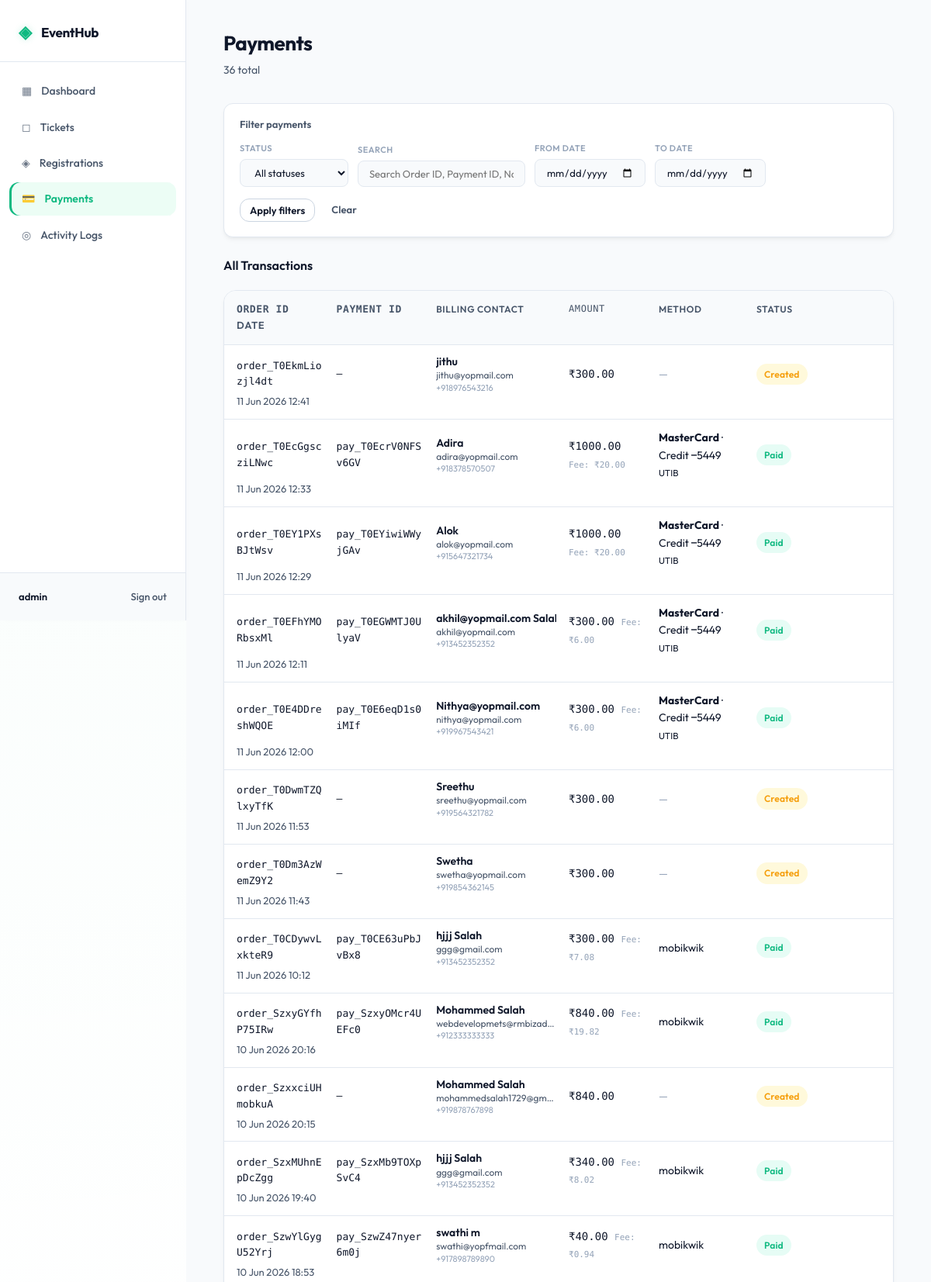
The app's page /payment/panel/payments/ (signed in, upper part) with its own data.
### apps/payments/models.py (models this page shows, shortened)
class Transaction(models.Model):
    STATUS_CHOICES = [
        ('created',  'Created'),
        ('paid',     'Paid'),
        ('failed',   'Failed'),
        ('refunded', 'Refunded'),
    ]
    METHOD_CHOICES = [
        ('card',        'Card'),
        ('netbanking',  'Net Banking'),
        ('wallet',      'Wallet'),
        ('upi',         'UPI'),
        ('emi',         'EMI'),
    ]
    registration        = models.OneToOneField(
        'registrations.Registration',
        on_delete=models.CASCADE,
        related_name='transaction'
    )
    razorpay_order_id   = models.CharField(max_length=100, unique=True)
    razorpay_payment_id = models.CharField(max_length=100, blank=True)
    razorpay_signature  = models.CharField(max_length=500, blank=True)
    amount              = models.DecimalField(max_digits=10, decimal_places=2)
    currency            = models.CharField(max_length=10, default='INR')
    status              = models.CharField(max_length=20, choices=STATUS_CHOICES, default='created')
    created_at          = models.DateTimeField(auto_now_add=True)
    verified_at         = models.DateTimeField(null=True, blank=True)
    payment_method  = models.CharField(
        max_length=20, choices=METHOD_CHOICES, blank=True,
        help_text='Payment method used: card, netbanking, wallet, upi, emi'
    )
    card_network    = models.CharField(max_length=50, blank=True,
                                       help_text='e.g. Visa, MasterCard, RuPay, Amex')
    card_issuer     = models.CharField(max_length=100, blank=True,
                                       help_text='Issuing bank, e.g. HDFC, ICICI')
    card_last4      = models.CharField(max_length=4, blank=True,
                                       help_text='Last 4 digits of the card')
    card_type       = models.CharField(max_length=20, blank=True,
                                       help_text='credit or debit')
    card_name       = models.CharField(max_length=200, blank=True,
                                       help_text='Cardholder name as on card')
    bank            = models.CharField(max_length=50, blank=True,
                                       help_text='Bank code, e.g. HDFC, SBIN')
    wallet          = models.CharField(max_length=50, blank=True,
                                       help_text='Wallet name, e.g. Paytm, PhonePe')
    vpa             = models.CharField(max_length=100, blank=True,
                                       help_text='UPI VPA / address')
    razorpay_fee    = models.DecimalField(max_digits=10, decimal_places=2,
                                          null=True, blank=True,
                                          help_text='Razorpay processing fee (₹)')
    razorpay_tax    = models.DecimalField(max_digits=10, decimal_places=2,
                                          null=True, blank=True,
                                          help_text='GST on Razorpay fee (₹)')
    error_code          = models.CharField(max_length=100, blank=True)
    error_description   = models.CharField(max_length=500, blank=True)
    class Meta:
        indexes = [models.Index(fields=['razorpay_order_id'])]

### apps/registrations/models.py (models this page shows, shortened)
class Registration(models.Model):
    STATUS_CHOICES = [
        ('pending',    'Pending'),
        ('processing', 'Processing'),
        ('completed',  'Completed'),
        ('failed',     'Failed'),
        ('cancelled',  'Cancelled'),
    ]
    user = models.ForeignKey(
        settings.AUTH_USER_MODEL,
        on_delete=models.SET_NULL,
        null=True, blank=True,
        related_name='registrations'
    )
    contact_name  = models.CharField(max_length=200)
    contact_email = models.EmailField()
    contact_phone = models.CharField(max_length=20)
    status     = models.CharField(max_length=20, choices=STATUS_CHOICES, default='pending')
    created_at = models.DateTimeField(auto_now_add=True)
    updated_at = models.DateTimeField(auto_now=True)
    class Meta:
        ordering = ['-created_at']
        indexes  = [
            models.Index(fields=['contact_email']),
            models.Index(fields=['status']),
            models.Index(fields=['created_at']),
        ]

### apps/payments/views.py (the view)
# urls.py: path('panel/payments/', views.payment_list, name='payment_list'),
@login_required
def payment_list(request):
    if not request.user.is_staff:
        return redirect('admin_login')
    from .selectors import get_transactions_selector
    from .filters import TransactionFilter
    qs = get_transactions_selector()
    f = TransactionFilter(request.GET, queryset=qs)
    transactions = f.qs
    return render(request, 'payments/list.html', {
        'filter':       f,
        'transactions': transactions,
    })

### apps/payments/selectors.py (called while the page is built)
def get_transactions_selector():
    return Transaction.objects.select_related(
        'registration'
    ).order_by('-created_at')

### templates/payments/list.html (shortened to what this page needs)
{% extends "admin_base.html" %}
{% block admin_content %}
<div class="page-header">
  <div>
    <h1>Payments</h1>
    <span class="page-subtitle">{{ transactions|length }} total</span>
  </div>
</div>
<div class="filter-bar">
  <p class="filter-bar-title">Filter payments</p>
  <form method="get" class="filter-form">
    <div class="filter-field">
      <label for="{{ filter.form.status.id_for_label }}">Status</label>
      {{ filter.form.status }}
    </div>
    <div class="filter-field">
      <label for="{{ filter.form.search.id_for_label }}">Search</label>
      {{ filter.form.search }}
    </div>
    <div class="filter-field">
      <label for="{{ filter.form.date_from.id_for_label }}">From date</label>
      {{ filter.form.date_from }}
    </div>
    <div class="filter-field">
      <label for="{{ filter.form.date_to.id_for_label }}">To date</label>
      {{ filter.form.date_to }}
    </div>
    <div class="filter-actions">
      <button type="submit" class="btn btn-sm btn-secondary">Apply filters</button>
      <a href="{% url 'payment_list' %}" class="btn btn-sm btn-ghost">Clear</a>
    </div>
  </form>
</div>
<div class="section-block">
  <h2 class="section-title">All Transactions</h2>
  {% if transactions %}
    <div class="table-wrap">
      <div class="pay-list">
        <div class="pay-list-header pay-list-row">
          <div class="pay-col-order">Order ID</div>
          <div class="pay-col-payment">Payment ID</div>
          <div class="pay-col-registrant">Billing Contact</div>
          <div class="pay-col-amount">Amount</div>
          <div class="pay-col-method">Method</div>
          <div class="pay-col-status">Status</div>
          <div class="pay-col-date">Date</div>
        </div>
        {% for txn in transactions %}
        <div class="pay-item">
          <div class="pay-list-row">
            <div class="pay-col-order" title="{{ txn.razorpay_order_id }}">
              {{ txn.razorpay_order_id }}
            </div>
            <div class="pay-col-payment" title="{{ txn.razorpay_payment_id|default:'—' }}">
              {{ txn.razorpay_payment_id|default:'—' }}
            </div>
            <div class="pay-col-registrant">
              <div class="contact-cell contact-cell--compact">
                <span class="contact-name">
                  {% if txn.registration %}
                    {{ txn.registration.contact_name }}
                  {% else %}
                    —
                  {% endif %}
                </span>
                {% if txn.registration %}
                  <span class="contact-detail">{{ txn.registration.contact_email }}</span>
                  <span class="contact-detail" style="font-size: 11px; color: var(--text3);">{{ txn.registration.contact_phone }}</span>
                {% endif %}
              </div>
            </div>
            <div class="pay-col-amount">
              ₹{{ txn.amount }}
              {% if txn.razorpay_fee %}
                <span class="contact-detail" style="font-size: 11px; color: var(--text3);">Fee: ₹{{ txn.razorpay_fee }}</span>
              {% endif %}
            </div>
            <div class="pay-col-method">
              {% if txn.payment_method %}
                <span class="method-badge method-{{ txn.payment_method }}">
                  {% if txn.payment_method == 'card' %}
                    {% if txn.card_network %}<strong>{{ txn.card_network }}</strong>{% endif %}
                    {% if txn.card_type %} · {{ txn.card_type|title }}{% endif %}
                    {% if txn.card_last4 %} ····{{ txn.card_last4 }}{% endif %}
                    {% if txn.card_issuer %}<br><small>{{ txn.card_issuer }}</small>{% endif %}
                  {% elif txn.payment_method == 'upi' %}
                    UPI{% if txn.vpa %}<br><small>{{ txn.vpa }}</small>{% endif %}
                  {% elif txn.payment_method == 'netbanking' %}
                    Net Banking{% if txn.bank %}<br><small>{{ txn.bank }}</small>{% endif %}
                  {% elif txn.payment_method == 'wallet' %}
                    {{ txn.wallet|default:'Wallet' }}
                  {% elif txn.payment_method == 'emi' %}
                    EMI{% if txn.bank %} · {{ txn.bank }}{% endif %}
                  {% else %}
                    {{ txn.payment_method|title }}
                  {% endif %}
                </span>
              {% else %}
                <span style="color: var(--text3);">—</span>
              {% endif %}
            </div>
            <div class="pay-col-status">
              <span class="badge badge-status-{{ txn.status }}">{{ txn.status|title }}</span>
            </div>
            <div class="pay-col-date">
              {{ txn.created_at|date:"d M Y H:i" }}
            </div>
          </div>
        </div>
        {% endfor %}
      </div>
    </div>
  {% else %}
    <div class="empty-state"><p>No transactions found.</p></div>
  {% endif %}
</div>
{% endblock %}

### templates/admin_base.html (shortened to what this page needs)
{% extends "base.html" %}
{% block body %}
<div class="admin-layout">
  <aside class="sidebar">
    <div class="sidebar-brand">
      <span class="brand-icon">◈</span>
      <span class="brand-name">EventHub</span>
    </div>
    <nav class="sidebar-nav">
      <a href="{% url 'admin_dashboard' %}" class="nav-item {% if request.resolver_match.url_name == 'admin_dashboard' %}active{% endif %}">
        <span class="nav-icon">▦</span> Dashboard
      </a>
      <a href="{% url 'ticket_list' %}" class="nav-item {% if 'ticket' in request.resolver_match.url_name %}active{% endif %}">
        <span class="nav-icon">◻</span> Tickets
      </a>
      <a href="{% url 'registration_list' %}" class="nav-item {% if 'registration' in request.resolver_match.url_name %}active{% endif %}">
        <span class="nav-icon">◈</span> Registrations
      </a>
      <a href="{% url 'payment_list' %}" class="nav-item {% if 'payment' in request.resolver_match.url_name %}active{% endif %}">
        <span class="nav-icon">💳</span> Payments
      </a>
      <a href="{% url 'activity_log_list' %}" class="nav-item {% if 'activity' in request.resolver_match.url_name %}active{% endif %}">
        <span class="nav-icon">◎</span> Activity Logs
      </a>
    </nav>
    <div class="sidebar-footer">
      <span class="admin-name">{{ request.user.username }}</span>
      <a href="{% url 'admin_logout' %}" class="logout-btn">Sign out</a>
    </div>
  </aside>
  <main class="admin-main">
    <div class="admin-content">
      {% block admin_content %}{% endblock %}
    </div>
  </main>
</div>
{% endblock %}

### records on screen
Transaction: razorpay_order_id "order_T0EkmLiozjl4dt", razorpay_payment_id "—", registration.contact_name "jithu", registration.contact_email "jithu@yopmail.com", registration.contact_phone "+918976543216", amount "300.00", status "Created", created_at "11 Jun 2026 12:41"
Transaction: razorpay_order_id "order_T0EcGgscziLNwc", razorpay_payment_id "pay_T0EcrV0NFSv6GV", registration.contact_name "Adira", registration.contact_email "adira@yopmail.com", registration.contact_phone "+918378570507", amount "1000.00", razorpay_fee "20.00", card_network "MasterCard", card_type "Credit", card_last4 "5449", card_issuer "UTIB", status "Paid", created_at "11 Jun 2026 12:33"
Transaction: razorpay_order_id "order_T0EY1PXsBJtWsv", razorpay_payment_id "pay_T0EYiwiWWyjGAv", registration.contact_name "Alok", registration.contact_email "alok@yopmail.com", registration.contact_phone "+915647321734", amount "1000.00", razorpay_fee "20.00", card_network "MasterCard", card_type "Credit", card_last4 "5449", card_issuer "UTIB", status "Paid", created_at "11 Jun 2026 12:29"
Transaction: razorpay_order_id "order_T0EFhYMORbsxMl", razorpay_payment_id "pay_T0EGWMTJ0UlyaV", registration.contact_name "akhil@yopmail.com Sa…", registration.contact_email "akhil@yopmail.com", registration.contact_phone "+913452352352", amount "300.00", razorpay_fee "6.00", card_network "MasterCard", card_type "Credit", card_last4 "5449", card_issuer "UTIB", status "Paid", created_at "11 Jun 2026 12:11"
Transaction: razorpay_order_id "order_T0E4DDreshWQOE", razorpay_payment_id "pay_T0E6eqD1s0iMIf", registration.contact_name "Nithya@yopmail.com", registration.contact_email "nithya@yopmail.com", registration.contact_phone "+919967543421", amount "300.00", razorpay_fee "6.00", card_network "MasterCard", card_type "Credit", card_last4 "5449", card_issuer "UTIB", status "Paid", created_at "11 Jun 2026 12:00"
Transaction: razorpay_order_id "order_T0DwmTZQlxyTfK", razorpay_payment_id "—", registration.contact_name "Sreethu", registration.contact_email "sreethu@yopmail.com", registration.contact_phone "+919564321782", amount "300.00", status "Created", created_at "11 Jun 2026 11:53"
Transaction: razorpay_order_id "order_T0Dm3AzWemZ9Y2", razorpay_payment_id "—", registration.contact_name "Swetha", registration.contact_email "swetha@yopmail.com", registration.contact_phone "+919854362145", amount "300.00", status "Created", created_at "11 Jun 2026 11:43"
Transaction: razorpay_order_id "order_T0CDywvLxkteR9", razorpay_payment_id "pay_T0CE63uPbJvBx8", registration.contact_name "hjjj Salah", registration.contact_email "ggg@gmail.com", registration.contact_phone "+913452352352", amount "300.00", razorpay_fee "7.08", wallet "mobikwik", status "Paid", created_at "11 Jun 2026 10:12"
Transaction: razorpay_order_id "order_SzxyGYfhP75IRw", razorpay_payment_id "pay_SzxyOMcr4UEFc0", registration.contact_name "Mohammed Salah", registration.contact_email "webdevelopmets@rmbizad…", registration.contact_phone "+912333333333", amount "840.00", razorpay_fee "19.82", wallet "mobikwik", status "Paid", created_at "10 Jun 2026 20:16"
Transaction: razorpay_order_id "order_SzxxciUHmobkuA", razorpay_payment_id "—", registration.contact_name "Mohammed Salah", registration.contact_email "mohammedsalah1729@gm…", registration.contact_phone "+919878767898", amount "840.00", status "Created", created_at "10 Jun 2026 20:15"
Transaction: razorpay_order_id "order_SzxMUhnEpDcZgg", razorpay_payment_id "pay_SzxMb9TOXpSvC4", registration.contact_name "hjjj Salah", registration.contact_email "ggg@gmail.com", registration.contact_phone "+913452352352", amount "340.00", razorpay_fee "8.02", wallet "mobikwik", status "Paid", created_at "10 Jun 2026 19:40"
Transaction: razorpay_order_id "order_SzwYlGygU52Yrj", razorpay_payment_id "pay_SzwZ47nyer6m0j", registration.contact_name "swathi m", registration.contact_email "swathi@yopfmail.com", registration.contact_phone "+917898789890", amount "40.00", razorpay_fee "0.94", wallet "mobikwik", status "Paid", created_at "10 Jun 2026 18:53"

### other values on screen
{{ request.user.username }} "admin"
{{ transactions|length }} "36"
